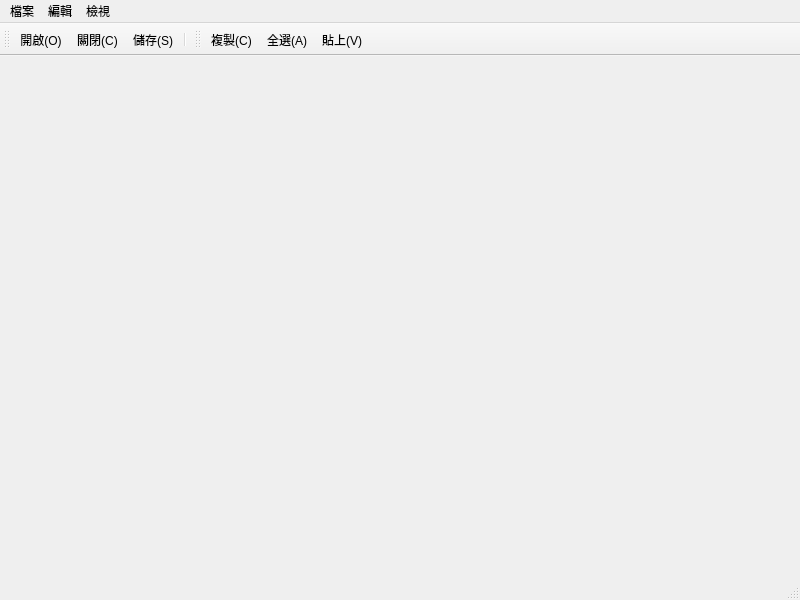
<?xml version="1.0" encoding="UTF-8"?>
<ui version="4.0">
 <class>MainWindow</class>
 <widget class="QMainWindow" name="MainWindow">
  <property name="geometry">
   <rect>
    <x>0</x>
    <y>0</y>
    <width>800</width>
    <height>600</height>
   </rect>
  </property>
  <property name="windowTitle">
   <string>MainWindow</string>
  </property>
  <widget class="QWidget" name="centralwidget"/>
  <widget class="QMenuBar" name="menubar">
   <property name="geometry">
    <rect>
     <x>0</x>
     <y>0</y>
     <width>800</width>
     <height>24</height>
    </rect>
   </property>
   <widget class="QMenu" name="menu_F">
    <property name="title">
     <string>檔案</string>
    </property>
    <addaction name="actionNew"/>
    <addaction name="actionOpen"/>
    <addaction name="actionClose"/>
    <addaction name="separator"/>
    <addaction name="actionSave"/>
    <addaction name="actionASave"/>
    <addaction name="separator"/>
    <addaction name="actionQuit"/>
   </widget>
   <widget class="QMenu" name="menu_E">
    <property name="title">
     <string>編輯</string>
    </property>
    <addaction name="actionReduction"/>
    <addaction name="actionRemake"/>
    <addaction name="actionClip"/>
    <addaction name="actionCopy"/>
    <addaction name="actionAll"/>
    <addaction name="actionPaste"/>
   </widget>
   <widget class="QMenu" name="menu_V">
    <property name="title">
     <string>檢視</string>
    </property>
    <addaction name="actionZoomIn"/>
    <addaction name="actionZoomOut"/>
    <addaction name="separator"/>
    <addaction name="actionFullScreen"/>
   </widget>
   <addaction name="menu_F"/>
   <addaction name="menu_E"/>
   <addaction name="menu_V"/>
  </widget>
  <widget class="QStatusBar" name="statusbar"/>
  <widget class="QToolBar" name="fileToolBar">
   <property name="windowTitle">
    <string>toolBar</string>
   </property>
   <attribute name="toolBarArea">
    <enum>TopToolBarArea</enum>
   </attribute>
   <attribute name="toolBarBreak">
    <bool>false</bool>
   </attribute>
   <addaction name="actionOpen"/>
   <addaction name="actionClose"/>
   <addaction name="actionSave"/>
   <addaction name="separator"/>
  </widget>
  <widget class="QToolBar" name="toolBar">
   <property name="windowTitle">
    <string>toolBar</string>
   </property>
   <attribute name="toolBarArea">
    <enum>TopToolBarArea</enum>
   </attribute>
   <attribute name="toolBarBreak">
    <bool>false</bool>
   </attribute>
   <addaction name="actionCopy"/>
   <addaction name="actionAll"/>
   <addaction name="actionPaste"/>
  </widget>
  <action name="actionNew">
   <property name="text">
    <string>新增(&amp;N)</string>
   </property>
   <property name="shortcut">
    <string>Ctrl+N</string>
   </property>
  </action>
  <action name="actionOpen">
   <property name="text">
    <string>開啟(&amp;O)</string>
   </property>
   <property name="shortcut">
    <string>Ctrl+O</string>
   </property>
  </action>
  <action name="actionClose">
   <property name="text">
    <string>關閉(&amp;C)</string>
   </property>
   <property name="shortcut">
    <string>Ctrl+Shift+S</string>
   </property>
  </action>
  <action name="actionSave">
   <property name="text">
    <string>儲存(&amp;S)</string>
   </property>
   <property name="shortcut">
    <string>Ctrl+S</string>
   </property>
  </action>
  <action name="actionASave">
   <property name="text">
    <string>另存新檔(&amp;A)</string>
   </property>
   <property name="shortcut">
    <string>Ctrl+Shift+S</string>
   </property>
  </action>
  <action name="actionQuit">
   <property name="text">
    <string>退出(&amp;X)</string>
   </property>
   <property name="shortcut">
    <string>Ctrl+Shift+Q</string>
   </property>
  </action>
  <action name="actionReduction">
   <property name="text">
    <string>還原(&amp;Z)</string>
   </property>
   <property name="shortcut">
    <string>Ctrl+Z</string>
   </property>
  </action>
  <action name="actionRemake">
   <property name="text">
    <string>重作(&amp;Y)</string>
   </property>
   <property name="shortcut">
    <string>Ctrl+Y</string>
   </property>
  </action>
  <action name="actionClip">
   <property name="text">
    <string>剪下(&amp;X)</string>
   </property>
   <property name="shortcut">
    <string>Ctrl+X</string>
   </property>
  </action>
  <action name="actionCopy">
   <property name="text">
    <string>複製(&amp;C)</string>
   </property>
   <property name="shortcut">
    <string>Ctrl+C</string>
   </property>
  </action>
  <action name="actionAll">
   <property name="text">
    <string>全選(&amp;A)</string>
   </property>
   <property name="shortcut">
    <string>Ctrl+A</string>
   </property>
  </action>
  <action name="actionPaste">
   <property name="text">
    <string>貼上(&amp;V)</string>
   </property>
   <property name="shortcut">
    <string>Ctrl+V</string>
   </property>
  </action>
  <action name="actionZoomIn">
   <property name="text">
    <string>放大(&amp;+)</string>
   </property>
   <property name="shortcut">
    <string>Ctrl++</string>
   </property>
  </action>
  <action name="actionZoomOut">
   <property name="text">
    <string>縮小(&amp;-)</string>
   </property>
   <property name="shortcut">
    <string>Ctrl+-</string>
   </property>
  </action>
  <action name="actionFullScreen">
   <property name="text">
    <string>全螢幕(&amp;F)</string>
   </property>
   <property name="shortcut">
    <string>F11</string>
   </property>
  </action>
 </widget>
 <resources/>
 <connections/>
</ui>
